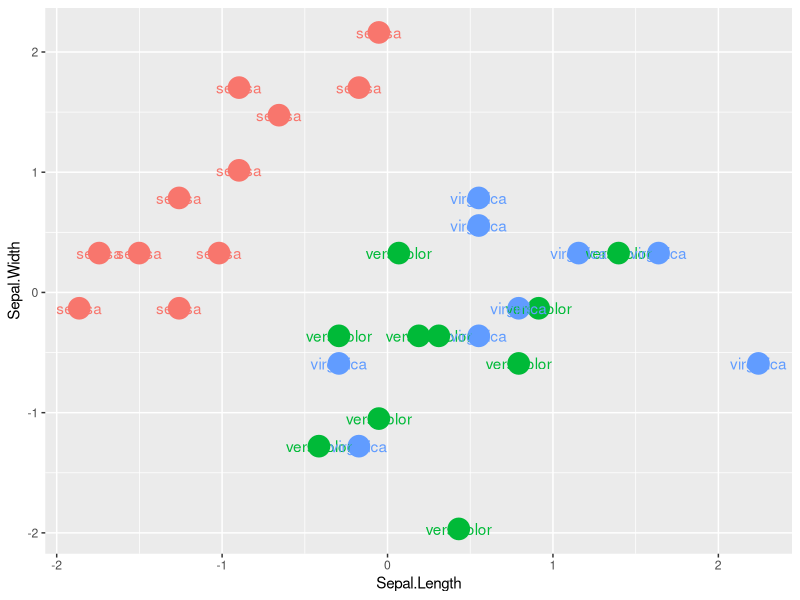

This figure's R source:
#Aprendizaje supervisado /ya estan valores de variable dependiente
#dividido en 2 tareas: predicción (regresión)
#y clasificación (k-Nearest Neighboor)

#Knn
View(iris)
datos <- iris
View(datos)

#Verificar que el data set sea un data frame
class(datos)
# | datos <- as.data.frame(datos)

#Verificar q columna de clasificación sea un factor
class(datos$Species)
#datos$Species <- as.factor(datos$Species)

#Los algoritmos de clasificacion son sensibles a cambios de magnitud de las variabkes
#es necesario escalar
#datos$Sepal.length
#     <- scale(datos$Sepal.Length)
#escalamiento de una sola columna normalización primeras 4 col
datos[, 1:4] <- scale(datos[,1:4])
#a primeras 4 columnas esta rescibiendo sus valores ya reescalados
View(datos)
#reescalamiento ajustar maximo y minimo de columna
# 80/20, 70/30
#Si tienes un data set de 150 observaciones
#120 observaciones de entrenamiento
#30 observaciones de 
#saca el 80 porciento de los datos y usa el floor para redondear
tam_train <- floor(0.8 * nrow(datos)) #120/150
#floor redondea hacia abajo
#Extraer cantidad de elementos calculada (120) del conjunto original de datos
#funcion sample: obtiene muestra (algunos elementos)
#aleatoria de un conjunto de datos 
#funcion seq_len: generar enteros desde 1 hasta indicar
#genera una secuencia de enteros del 1 al 150
secuencia <- seq_len(nrow(datos))
class(secuencia)
#elige 120 números de la secuencia de manera aleatoria
indices_train <- sample(secuencia,
                        size = tam_train)
#el data set de entrenamiento y prueba no deben contener la columna de clasidixacion
datos_train <- datos[indices_train, 1:4] # 80%
# - es la negación para indices
datos_test <- datos[-indices_train, 1:4] # 20%
clase_train <- datos[indices_train, 5]
clase_test <- datos[-indices_train,5]

dim(datos_train)
class(clase_train)

install.packages("class")
library("class")
#conjunto de entrenamiento
#conjunto de prueba
#clasificación conjunto de entrenamiento
#valor de k (cuantos vecinos)
# k = cantidad de observacioes / 2 x
#k = sqrt(canidad de observaciones)
#k se recomienda impar
# el resultado de ejecutar knn es la clasificación de los valores de entrenamiento
clasificacion <- knn(datos_train,
                     datos_test,
                     clase_train,
                     k=sqrt(nrow(datos)))

#almacenar datos ed prueba con la clasificacion del algoritmo
datos_test_clasificacion <- datos_test
datos_test_clasificacion$Clase <- clasificacion
View(datos_test_clasificacion)

install.packages("ggplot2")
library("ggplot2")

ggplot(datos_test_clasificacion,
       aes(x=Sepal.Length, y=Sepal.Width,
           color = Clase, fill = Clase)) +
  geom_point(size = 7) + 
  geom_text(aes(label=Clase)) +
  theme(legend.position = "none")

#Matriz de confusion
#Tabla de todos comtra todos
tab <- table(clasificacion, clase_test)
diag(tab)
rowSums(tab)
#val. clasificacos correctamente / total val.
#accuracy / presición
accuracy <- function(tabla){
  sum(diag(tabla)/sum(rowSums(tabla)))*100
}

accuracy(tab)

